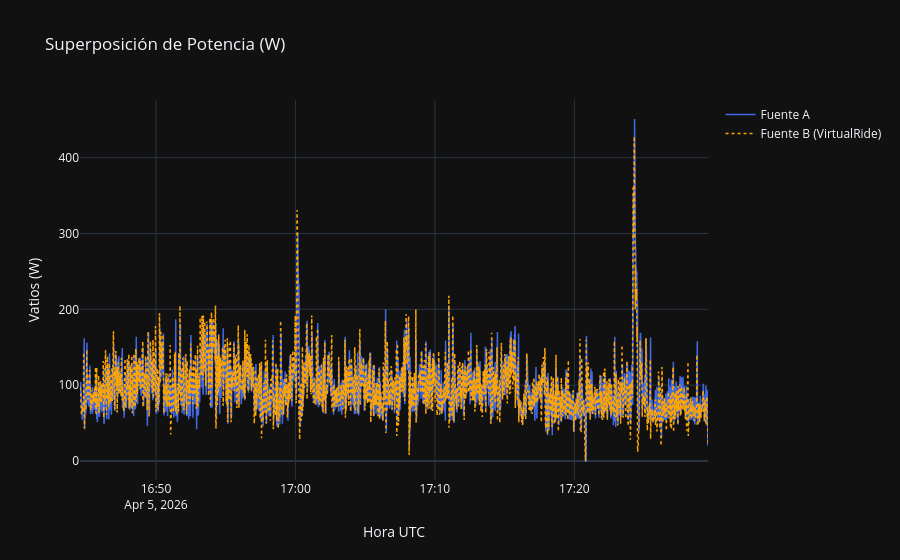

This figure's notebook cell:
### Code cell
# 🎢 Gráfica de comparación interactiva
fig = go.Figure()

# Fuente 1
fig.add_trace(go.Scatter(
    x=df_merged['timestamp'], y=df_merged['watts_src1'],
    name='Fuente A', line=dict(color='royalblue', width=1.5)
))

# Fuente 2
fig.add_trace(go.Scatter(
    x=df_merged['timestamp'], y=df_merged['watts_src2'],
    name='Fuente B (VirtualRide)', line=dict(color='orange', width=1.5, dash='dot')
))

fig.update_layout(
    title='Superposición de Potencia (W)',
    xaxis_title='Hora UTC', yaxis_title='Vatios (W)',
    template='plotly_dark'
)
fig.show()

### Figure 1 — Plotly figure (JSON) as saved in the notebook; plotly's stock layout.template omitted (floating-point values rounded to 4 significant figures; data arrays with more than 128 entries replaced by an {"elided": "..."} marker saying what was removed)
{"data": [{"line": {"color": "royalblue", "width": 1.5}, "name": "Fuente A", "type": "scatter", "x": {"elided": "2703 str values"}, "y": {"elided": "2703 int values"}}, {"line": {"color": "orange", "dash": "dot", "width": 1.5}, "name": "Fuente B (VirtualRide)", "type": "scatter", "x": {"elided": "2703 str values"}, "y": {"elided": "2703 int values"}}], "layout": {"title": {"text": "Superposición de Potencia (W)"}, "xaxis": {"title": {"text": "Hora UTC"}}, "yaxis": {"title": {"text": "Vatios (W)"}}}}
